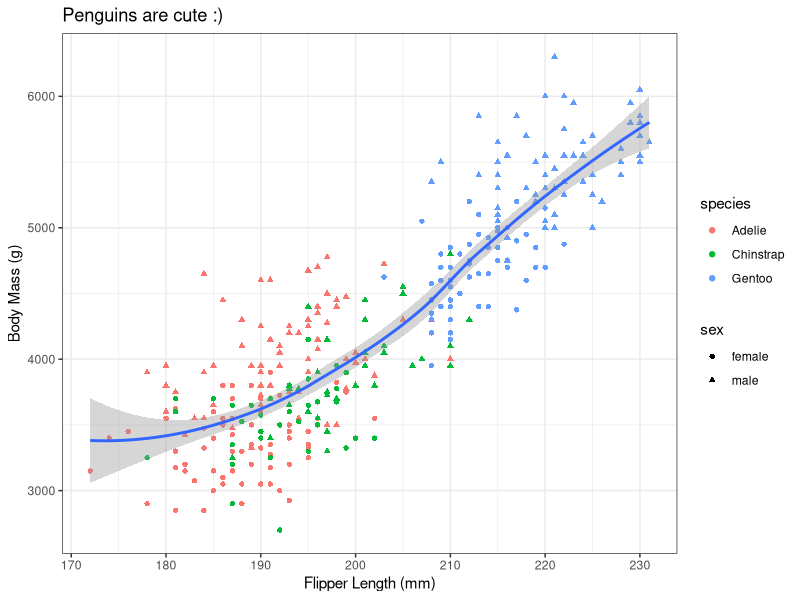
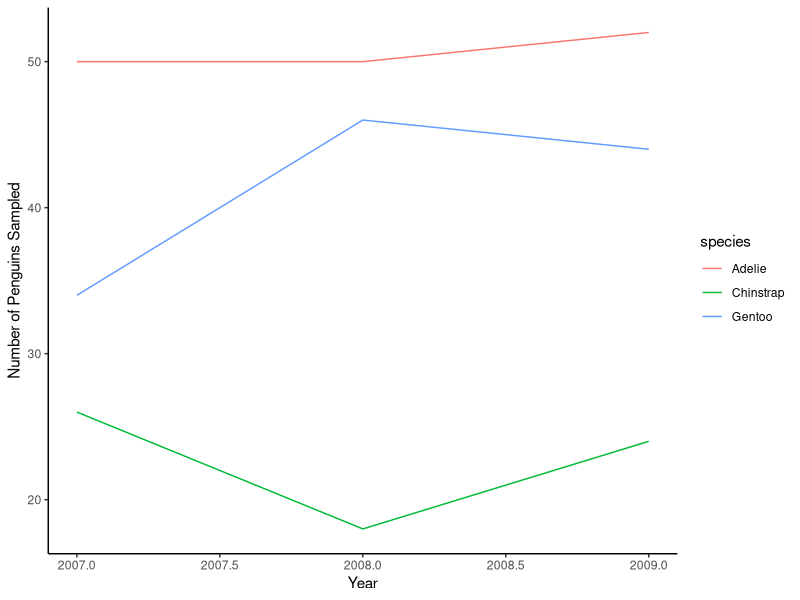
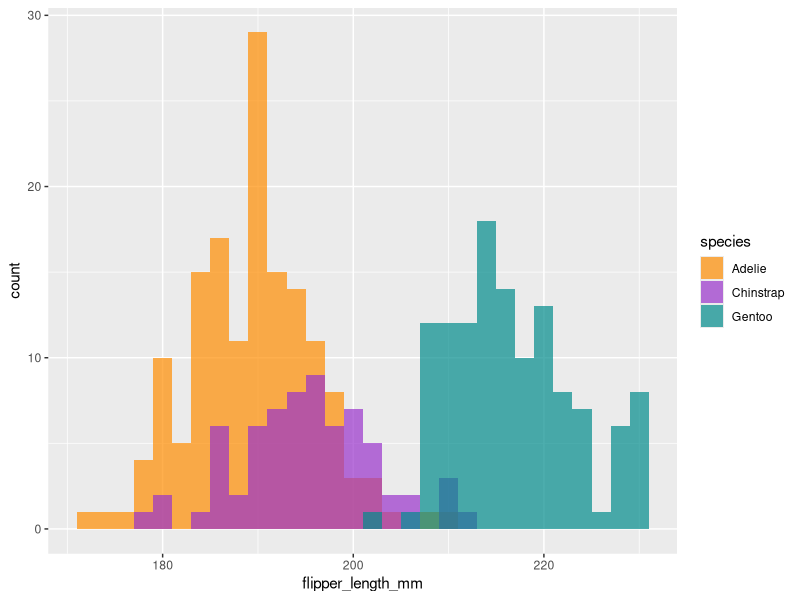
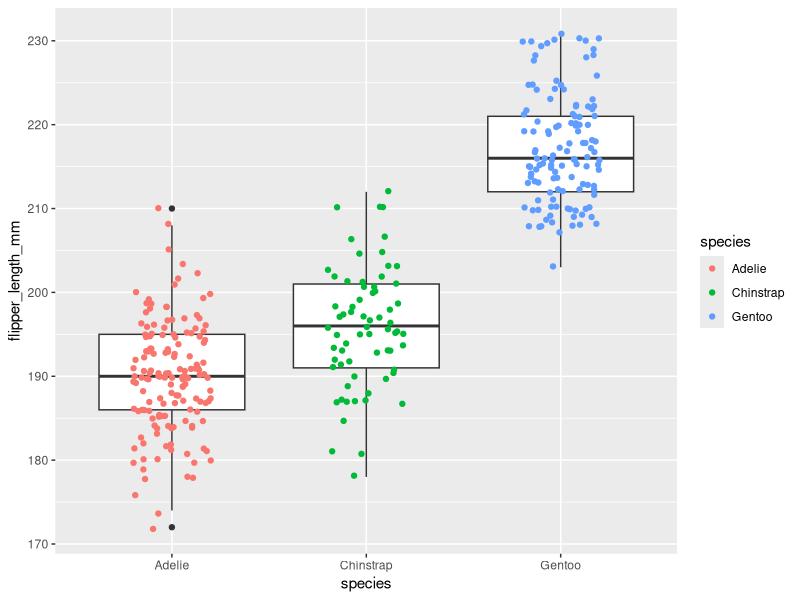
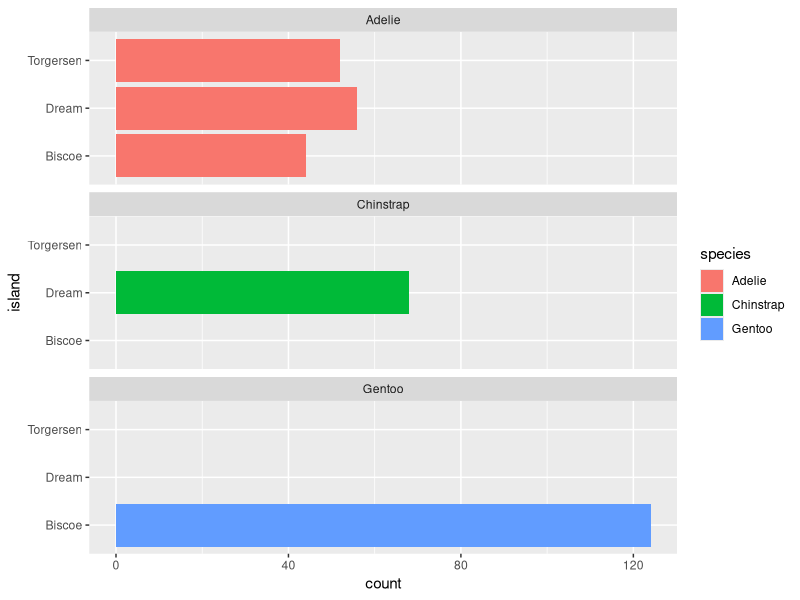
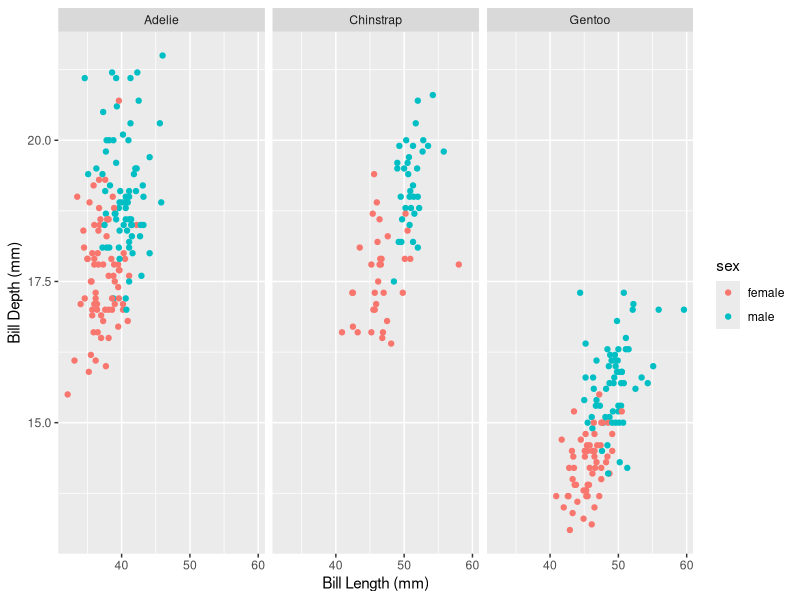
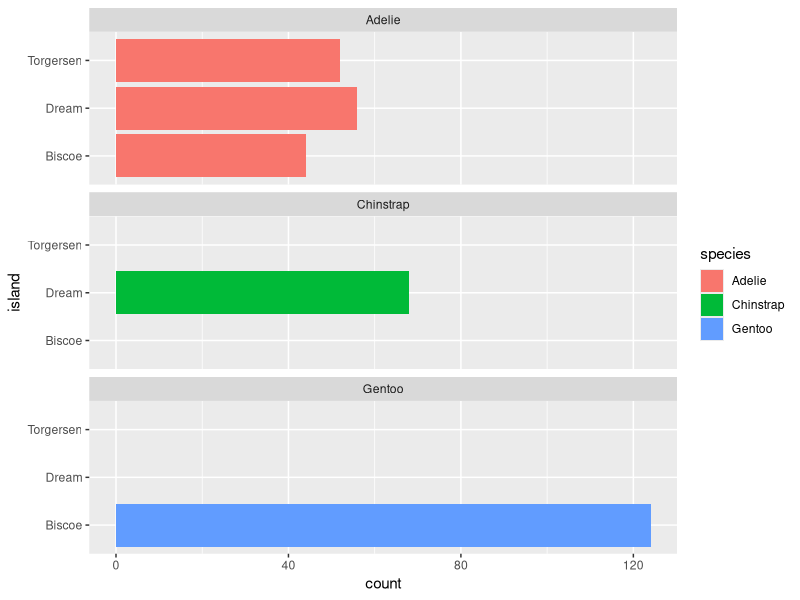

Reproduce these figures in R, in order.
#Class 2-20-2025
library(tidyverse)
library(palmerpenguins)

find("filter")

gentoo= penguins %>%
  dplyr::filter(species== "Gentoo") %>% #this tells which package to use for the function
  dplyr::select(-body_mass_g) %>%
  print()

penguins_no_nas= penguins %>%
  filter(!is.na(sex))

#scatter plot
ggplot(data=penguins_no_nas) +
  geom_point(aes(x= flipper_length_mm, y= body_mass_g, color=species, shape=sex)) + 
  geom_smooth(aes(x= flipper_length_mm, y= body_mass_g)) +
  xlab("Flipper Length (mm)") +
  ylab("Body Mass (g)") +
  ggtitle("Penguins are cute :)") +
  theme_bw()

#line plot
penguins_ts= penguins %>%
  group_by(species, year) %>%
  summarize(count=n())
penguins_ts

ggplot(data= penguins_ts) +
  geom_line(aes(x=year, y=count, color=species)) +
  ylab("Number of Penguins Sampled") +
  xlab("Year") +
  theme_classic()

#histogram 
ggplot(data=penguins) + 
  geom_histogram(aes(x=flipper_length_mm, fill=species), 
                 binwidth = 2, #makes the "bins" 2mm
                 position = "identity", #layers the histogram by species 
                 alpha= 0.7) +#makes the colors transparent
  scale_fill_manual(values=c("darkorange", "darkorchid", "cyan4"))

#box plots
ggplot(data=penguins) +
  geom_boxplot(aes(y= flipper_length_mm, x=species))+
  geom_jitter(aes(y=flipper_length_mm, x=species, color=species),
              width=0.2) #randomly move data points side to side within species

#bar charts
ggplot(data=penguins) +
  geom_bar(aes(x=island, fill=species))+
  facet_wrap(~species, nrow=3) + #make different panel for each category in this column
  coord_flip() #flips the axis 

#save your plot
ggsave("figures/penguins_islands_species.pdf", device="pdf", 
       units= "in", width=5, height= 7, dpi=300)

#Exercise 2.2
ggplot(data=penguins_no_nas)+
  geom_point(aes(x=bill_length_mm, y=bill_depth_mm, color=sex))+
  facet_wrap(~species)+
  xlab("Bill Length (mm)")+
  ylab("Bill Depth (mm)")
  








